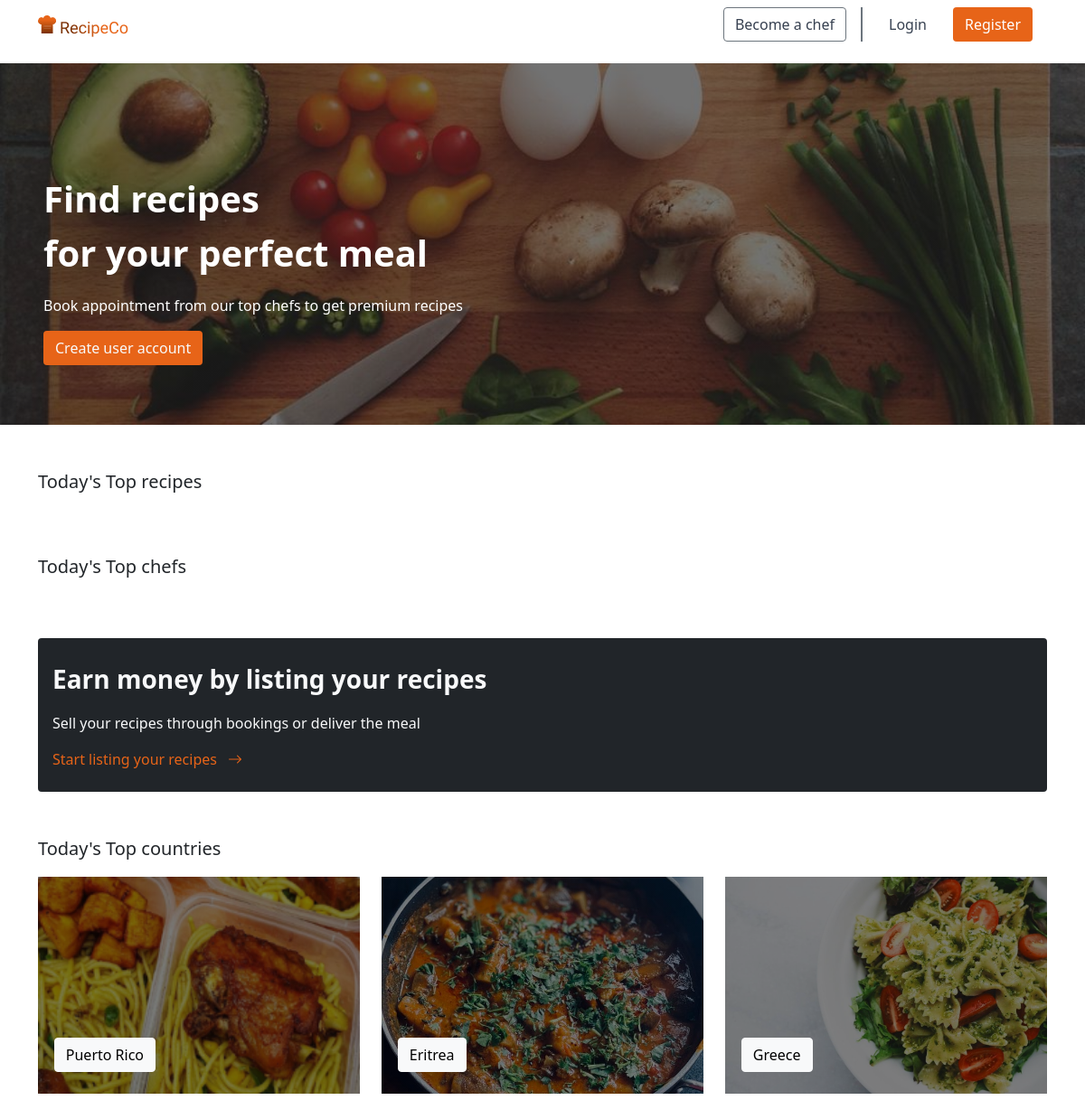
The page / on the database its author committed.
### chef_management_app/models.py (models this page shows)
class Country(models.Model):
    id = models.AutoField(primary_key=True)
    name = models.CharField(max_length=255)
    image = models.CharField(max_length=255)
    continent_id = models.ForeignKey(Continent, on_delete=models.CASCADE)
    objects = models.Manager()

### chef_management_app/views/homeView.py (the view, shortened to what this page needs)
# urls.py: path('', homeView.HomePage, name="home"),
def HomePage(request):
    recipes = Recipe.objects.all().order_by("?")[:4]
    chefusers = ChefUser.objects.all().order_by("?")[:4]
    countries = Country.objects.all().order_by("?")[:3]
    recipes_ratings = []
    return render(
        request,
        "home/welcome.html",
        {"recipes": recipes_ratings, "countries": countries, "chefusers": chefusers},
    )

### chef_management_app/templates/home/welcome.html (shortened to what this page needs)
{% extends 'home/layout.html' %}
{% block main_content %}
    {% include "./landing_page_navbar.html" %}
    <div class="my-3 mb-5">
        <div class="hero-image">
            <div class="hero-text px-5">
                <p class="fs-1 fw-bold">Find recipes <br>for your perfect meal</p>
                <p>Book appointment from our top chefs to get premium recipes</p>
                <a href="{% url 'user_register' %}" class="auth-btn text-light">Create user account</a>
            </div>
        </div>
    </div>
    <div class="container mb-5">
        <p class="fs-5">Today's Top recipes</p>
    </div>
     <div class="container mb-5">
        <p class="fs-5">Today's Top chefs</p>
    </div>
     <div class="container mb-5">
        <div class="bg-dark px-3 py-4 rounded text-light">
            <p class="fs-3 fw-bold">Earn money by listing your recipes</p>
            <p>Sell your recipes through bookings or deliver the meal</p>
            <a  href="{% url 'chef_register' %}" class="auth-link">
                Start listing your recipes
                <i class="ms-2 bi bi-arrow-right"></i>
            </a>
        </div>
    </div>
    <div class="container mb-5">
        <p class="fs-5">Today's Top countries</p>
        <div class="row">
            {% for country in countries %}
                <div class="col-md-4">
                    <a href="{% url 'login' %}" class="text-decoration-none">
                        <div  style=" background-image: linear-gradient(rgba(0, 0, 0, 0.5), rgba(0, 0, 0, 0.5)), url('../media/{{ country.image }}') ; height: 240px; background-position: center; background-repeat: no-repeat; background-size: cover;  position: relative;">
                            <bottom href="" class="btn btn-light subhero-btn">
                                {{ country.name }}
                            </bottom>
                        </div>
                    </a>
                </div>
            {% endfor %}
        </div>
    </div>
{% endblock main_content %}

### rows shown on the page
Country: image (placeholder picture), name "Puerto Rico"
Country: image (picture), name "Eritrea"
Country: image (picture), name "Greece"
